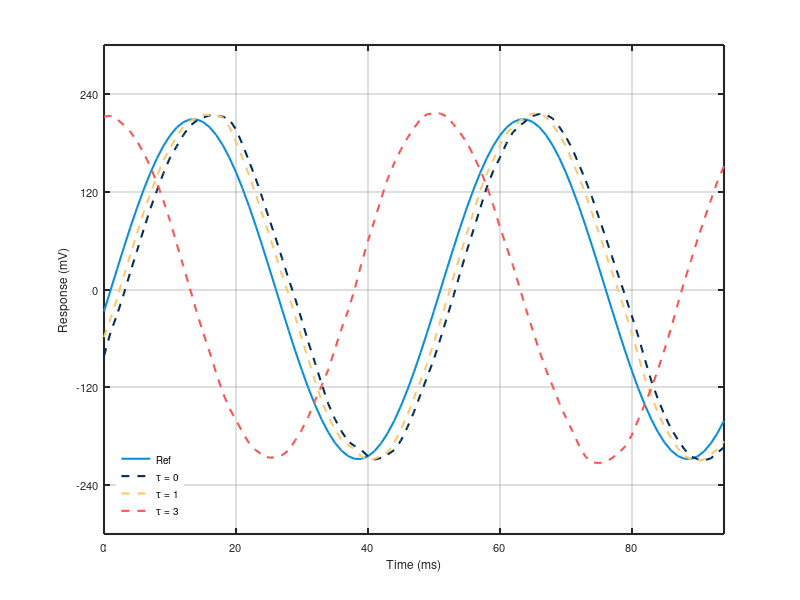

Write the MATLAB code that produced this figure.
close all
clear

% Convert the hexadecimal color code to RGB values


delay3_color = [251, 83, 82]/255;
delay1_color = [254, 199, 107]/255;
delay0_color = [2, 46, 89]/255;
curve_color = [12, 143, 215]/255;


figure('Units', 'centimeters', 'Position', [2, 2, 10, 8]);
ref_curve = load('./data/KF_ref_delay.txt');
delay0 = load('./data/KF_y_delay0.txt');
delay1 = load('./data/KF_y_delay1.txt');
delay2 = load('./data/KF_y_delay2.txt');
delay3 = load('./data/KF_y_delay3.txt');

show_num = 95;
time_axis = 0:1:1*(show_num-1);

% Plotting the reference curve with measure_color and increased linewidth
plot(time_axis, ref_curve(1:show_num), '-', 'Color', curve_color, 'LineWidth', 1.5);
hold on;

% Plotting delay0, delay1, delay2, and delay3 as dashed lines
plot(time_axis, delay0(1:show_num), '--', 'Color', delay0_color, 'LineWidth', 1.5);
plot(time_axis, delay1(1:show_num), '--','Color', delay1_color, 'LineWidth', 1.5);
% plot(time_axis, delay2(1:show_num), '--', 'LineWidth', 1.5);
plot(time_axis, delay3(1:show_num), '--', 'Color', delay3_color, 'LineWidth', 1.5);

legend('Ref', '\tau = 0', '\tau = 1','\tau = 3', 'FontSize', 8, 'Box', 'off' ,'Location', 'southwest');
xlabel('Time (ms)', 'FontSize', 10);
ylabel('Response (mV)', 'FontSize', 10);


% Set the number of grid lines you want on the x and y axes
numXGridLines = 5;
numYGridLines = 5;

% Adjust the tick positions and labels on the x-axis
xTickPositions = linspace(0, 80, numXGridLines);
set(gca, 'XTick', xTickPositions);

% Adjust the tick positions and labels on the y-axis
yTickPositions = linspace(-240, 240, numYGridLines);
set(gca, 'YTick', yTickPositions);


grid on;

%set(gca, 'FontName', 'Times New Roman', 'FontSize', 12);
xlim([0, 94]);

% Adjust figure properties for publication quality
set(gca, 'FontSize', 8); % Decrease font size slightly for publication
set(gca, 'LineWidth', 1.5); % Increase line width
set(gca, 'TickDir', 'in'); % Set tick direction
set(gcf, 'Color', 'w'); % Set background color to white

print('KF_track_delay', '-dpng', '-r600'); % Specify the desired image format and resolution

